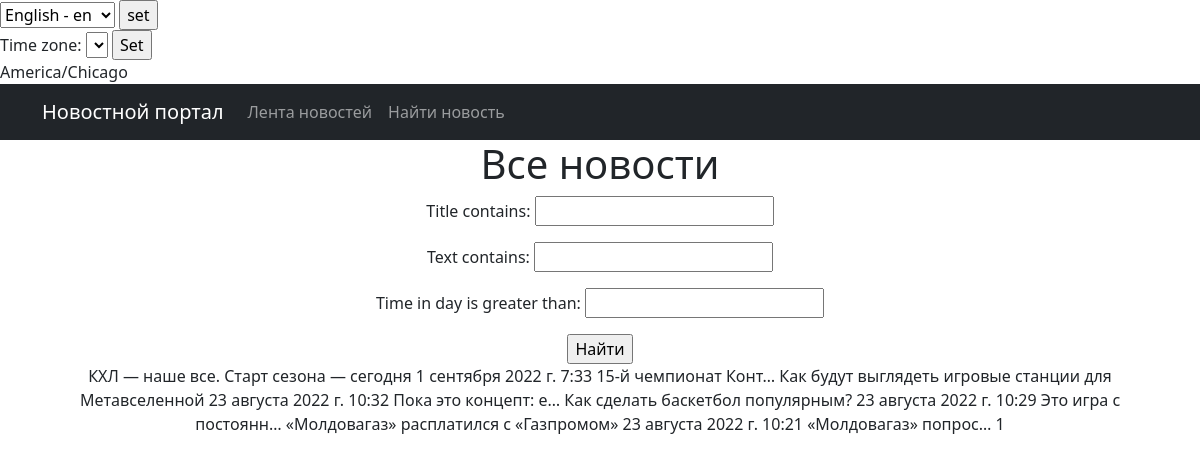
The app's page /search/ with its own data.
### news/models.py (models this page shows, shortened)
class Post(models.Model):
    author = models.ForeignKey(Author, on_delete=models.CASCADE)
    category = models.ManyToManyField(Category)
    title = models.CharField(max_length=255)
    text = models.TextField()
    rating = models.FloatField(default=0.0)
    time_in = models.DateTimeField(auto_now_add=True)
    GROUP_CHOICES = (('A', 'Article'), ('N', 'News'))
    group = models.CharField(max_length=1, choices=GROUP_CHOICES)

### news/views.py (the view)
# urls.py: path('search/', SearchList.as_view()),
class SearchList(ListView):
    model = Post
    ordering = '-time_in'
    template_name = 'search.html'
    context_object_name = 'posts'
    paginate_by = 10
    def get_queryset(self):
        queryset = super().get_queryset()
        self.filterset = PostFilter(self.request.GET, queryset)
        return self.filterset.qs
    def get_context_data(self, **kwargs):
        context = super().get_context_data(**kwargs)
        context['filterset'] = self.filterset
        return context

### templates/search.html (shortened to what this page needs)
{% extends 'flatpages/default.html' %}
{% load custom_filters %}
{% load cache %}
{% cache 30 content %}
{% block content %}
   <h1>Все новости</h1>
   <form action="" method="get">
       {{ filterset.form.as_p }}
       <input type="submit" value="Найти" />
   </form>
           {% for post in posts %}
           <tr>
               <td>{{ post.title }}</td>
               <td>{{ post.time_in }}</td>
               <td>{{ post.text|truncatechars:20 }}</td>
           </tr>
           {% endfor %}
   {{ page_obj.number }}
{% endblock content %}
{% endcache %}

### templates/flatpages/default.html (shortened to what this page needs)
{% load static %}
{% load i18n %}
{% load tz %}
<!DOCTYPE html>
<html lang="en">
<head>
</head>
<body>
    <form action="{% url 'set_language' %}" method="POST"> {% csrf_token %}
        <select name="language" id="">
            {% get_available_languages as LANGUAGES %}
            {% get_language_info_list for LANGUAGES as languages %}
            {% for language in languages %}
                <option value="{{ language.code }}" {% if language.code == LANGUAGE_CODE %} selected {% endif %} >
                    {{ language.name_local }} - {{ language.code }}
                </option>
            {% endfor %}
        </select>
        <input type="submit" value="set">
    </form>
    {% get_current_timezone as TIME_ZONE %}
    <form action="" method="POST">
        <label for="timezone">Time zone:</label>
        <select name="timezone">
        </select>
        <input type="submit" value="Set">
    </form>
    {{ TIME_ZONE }}
</body>
</html>
  <nav class="navbar navbar-expand-lg navbar-dark bg-dark static-top">
    <div class="container">
      <a class="navbar-brand" href="#">Новостной портал</a>
      <div class="collapse navbar-collapse" id="navbarResponsive">
        <ul class="navbar-nav ml-auto">
          <li class="nav-item active">
            <a class="nav-link" href="/newss/">Лента новостей
            </a>
          </li>
          <li class="nav-item">
            <a class="nav-link" href="/search/">Найти новость</a>
          </li>
        </ul>
      </div>
    </div>
  </nav>
  <div class="container">
    <div class="row">
      <div class="col-lg-12 text-center">
       {% block content %}{% endblock content %}
      </div>
    </div>
  </div>
</body>
</html>
<html lang="en">
    <head>
        <link href="{% static 'css/styles.css' %}" rel="stylesheet" />
    </head>
</html>

### records on screen
Post: title "КХЛ — наше все. Старт сезона — сегодня", time_in "1 сентября 2022 г. 7:33", text "15-й чемпионат Конт…"
Post: title "Как будут выглядеть игровые станции для Метавселенной", time_in "23 августа 2022 г. 10:32", text "Пока это концепт: е…"
Post: title "Как сделать баскетбол популярным?", time_in "23 августа 2022 г. 10:29", text "Это игра с постоянн…"
Post: title "«Молдовагаз» расплатился с «Газпромом»", time_in "23 августа 2022 г. 10:21", text "«Молдовагаз» попрос…"

### other values on screen
{{ TIME_ZONE }} "America/Chicago"
{{ page_obj.number }} "1"
form field language "English - en"
